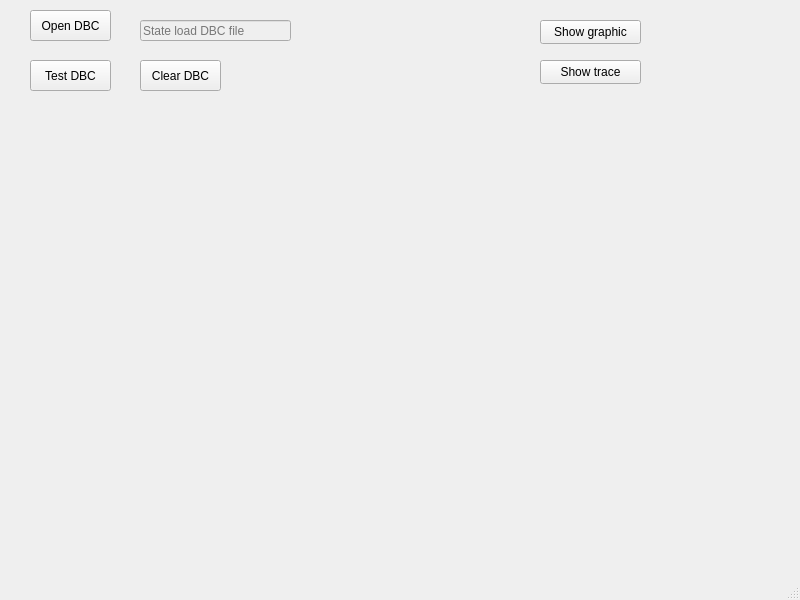
<?xml version="1.0" encoding="UTF-8"?>
<ui version="4.0">
 <class>MainWindow</class>
 <widget class="QMainWindow" name="MainWindow">
  <property name="enabled">
   <bool>true</bool>
  </property>
  <property name="geometry">
   <rect>
    <x>0</x>
    <y>0</y>
    <width>800</width>
    <height>600</height>
   </rect>
  </property>
  <property name="windowTitle">
   <string>MainWindow</string>
  </property>
  <widget class="QWidget" name="centralwidget">
   <widget class="QPushButton" name="btnOpenDbc">
    <property name="geometry">
     <rect>
      <x>30</x>
      <y>10</y>
      <width>81</width>
      <height>31</height>
     </rect>
    </property>
    <property name="text">
     <string>Open DBC</string>
    </property>
   </widget>
   <widget class="QLineEdit" name="editDbcPath">
    <property name="enabled">
     <bool>false</bool>
    </property>
    <property name="geometry">
     <rect>
      <x>140</x>
      <y>20</y>
      <width>151</width>
      <height>21</height>
     </rect>
    </property>
    <property name="text">
     <string/>
    </property>
    <property name="placeholderText">
     <string>State load DBC file </string>
    </property>
   </widget>
   <widget class="QPushButton" name="testDbcLog">
    <property name="geometry">
     <rect>
      <x>30</x>
      <y>60</y>
      <width>81</width>
      <height>31</height>
     </rect>
    </property>
    <property name="text">
     <string>Test DBC</string>
    </property>
   </widget>
   <widget class="QPushButton" name="btnClearDbc">
    <property name="geometry">
     <rect>
      <x>140</x>
      <y>60</y>
      <width>81</width>
      <height>31</height>
     </rect>
    </property>
    <property name="text">
     <string>Clear DBC</string>
    </property>
   </widget>
   <widget class="QPushButton" name="disp_graphic">
    <property name="geometry">
     <rect>
      <x>540</x>
      <y>20</y>
      <width>101</width>
      <height>24</height>
     </rect>
    </property>
    <property name="text">
     <string>Show graphic</string>
    </property>
   </widget>
   <widget class="QPushButton" name="showTraceButton">
    <property name="geometry">
     <rect>
      <x>540</x>
      <y>60</y>
      <width>101</width>
      <height>24</height>
     </rect>
    </property>
    <property name="text">
     <string>Show trace</string>
    </property>
   </widget>
  </widget>
  <widget class="QMenuBar" name="menubar">
   <property name="geometry">
    <rect>
     <x>0</x>
     <y>0</y>
     <width>800</width>
     <height>22</height>
    </rect>
   </property>
  </widget>
  <widget class="QStatusBar" name="statusbar"/>
 </widget>
 <resources/>
 <connections/>
</ui>
